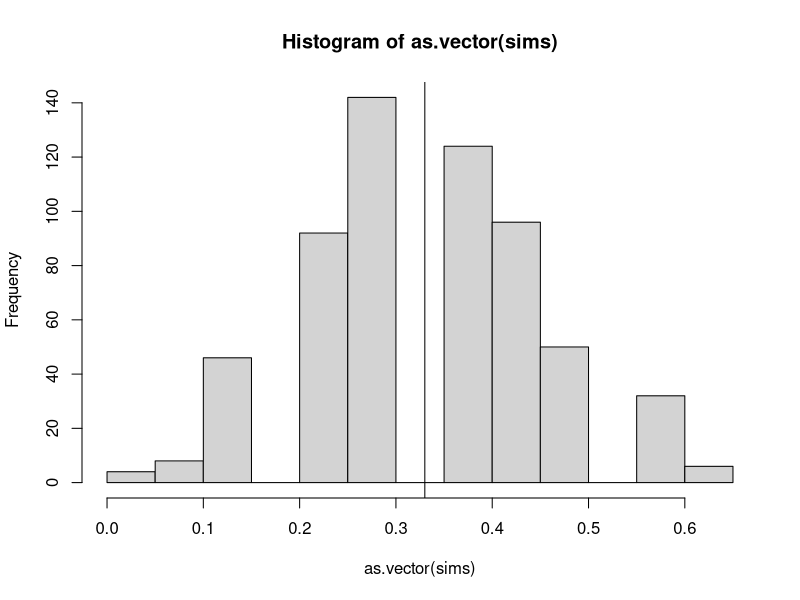

Recreate this plot in R.
# Script written to check if expected relatedness is 1/3 between meiotic products
set.seed(1)

sims <- sapply(1:100, function(i) {

  # Make homologous chromosomes: one from mum, one from dad
  h1 <- rep("m", 14)
  h3 <- rep("d", 14);

  # Make Sister chromatids (S-phase of interphase)
  h2 <- h1
  h4 <- h3

  # On average we expect one cross over per sister chromatid
  # Sample occurrence before some marker of interest
  crossed_over <- sample(c(T,F), 14, replace=T)
  h2[crossed_over] <- "d"
  h4[crossed_over] <- "m"

  # Align
  tetra <- cbind(h1,h2,h3,h4)

  # Independent orientation
  tetra_p <- t(apply(tetra, 1, function(x) return(x[sample(4,4)])))

  # Compute relatedness between each pair of haploid products
  all_hpairs <- gtools::combinations(4,2)
  rs <- apply(all_hpairs, 1, function(pair) {
    mean(tetra_p[,pair[1]] == tetra_p[,pair[2]])})

  return(rs)
})

hist(as.vector(sims))
abline(v = 0.33)
